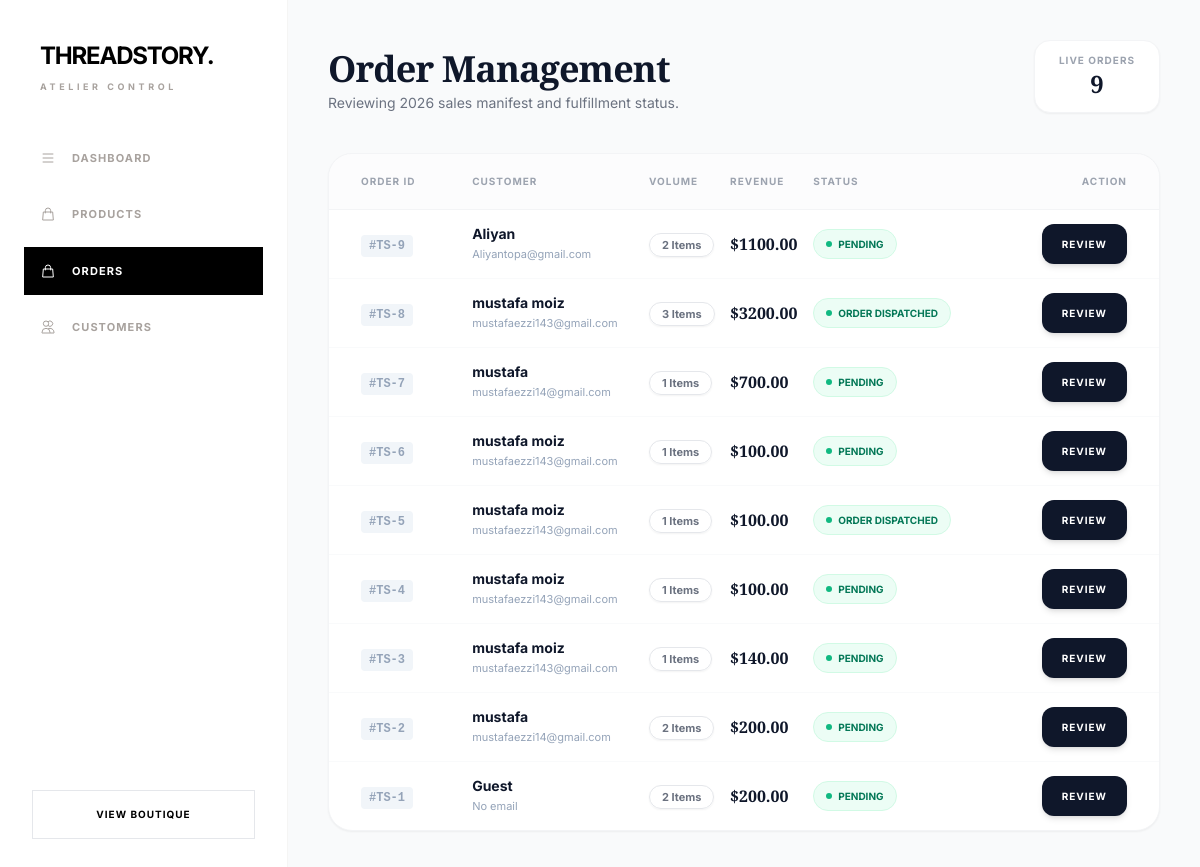
Page /admin-panel/orders/ on the committed database.
### cart/models.py (models this page shows, shortened)
class Order(models.Model):
    STATUS_PENDING = "pending"
    STATUS_DISPATCHED = "order_dispatched"
    STATUS_COMPLETED = "completed"
    STATUS_CHOICES = [
        (STATUS_PENDING, "Pending"),
        (STATUS_DISPATCHED, "Order Dispatched"),
        (STATUS_COMPLETED, "Completed"),
    ]
    customer = models.ForeignKey(
        Customer, on_delete=models.CASCADE, null=True, blank=True
    )
    shipping_address = models.CharField(max_length=255)
    created_at = models.DateTimeField(auto_now_add=True)
    updated_at = models.DateTimeField(auto_now=True)
    is_paid = models.BooleanField(default=False)
    city = models.CharField(max_length=100, blank=True)
    state = models.CharField(max_length=100, blank=True)
    zip_code = models.CharField(max_length=20, blank=True)
    total_amount = models.DecimalField(max_digits=12, decimal_places=2, default=0)
    status = models.CharField(
        max_length=20, choices=STATUS_CHOICES, default=STATUS_PENDING
    )
    class Meta:
        ordering = ["-created_at"]

### user_register/models.py (models this page shows, shortened)
class Customer(models.Model):
    DELIVERY_CHOICES = [
        ('home', 'Home Delivery'),
        ('pickup', 'Store Pickup'),
    ]
    first_name = models.CharField(max_length=100)
    last_name = models.CharField(max_length=100, default='NA')
    email = models.EmailField(unique=True)
    phone_regex = RegexValidator(
        regex=r'^03\d{9}$',
        message='Enter valid Pakistani number (03XXXXXXXXX)'
    )
    phone_number = models.CharField(
        max_length=11,
        unique=True,
        validators=[phone_regex]
    )
    delivery_type = models.CharField(
        max_length=10,
        choices=DELIVERY_CHOICES
    )
    address = models.TextField(blank=True)
    created_at = models.DateTimeField(auto_now_add=True)
    updated_at = models.DateTimeField(auto_now=True)
    delivery_type = models.CharField(
        max_length=10,
        choices=DELIVERY_CHOICES,
        default='home'  # <--- add this
)

### cart/views.py (the view)
# urls.py: path("admin-panel/orders/", views.get_all_orders, name="admin_orders"),
def get_all_orders(request):
    orders = (
        Order.objects.select_related("customer")
        .prefetch_related("items", "items__product")
        .order_by("-created_at")
    )
    return render(request, "admin_orders.html", {"orders": orders})

### cart/models.py (called while the page is built)
    def get_cost(self):
        return self.price * self.quantity

### templates/admin_orders.html (shortened to what this page needs)
<!DOCTYPE html>
<html lang="en">
<head>
    {% load static %}
    <script src="https://cdn.tailwindcss.com"></script>
    <link rel="stylesheet" href="https://cdnjs.cloudflare.com/ajax/libs/font-awesome/6.4.0/css/all.min.css">
</head>
<body class="flex min-h-screen">
    <aside class="w-72 h-screen sticky top-0 bg-white border-r border-stone-100 flex flex-col z-50">
    <div class="p-10">
      <h1 class="font-playfair text-2xl font-bold tracking-tighter transition-all">
        THREADSTORY<span class="text-gold">.</span>
      </h1>
      <p class="text-[9px] tracking-[0.4em] text-stone-400 mt-2 uppercase font-bold">Atelier Control</p>
    </div>
    <nav class="flex-1 px-6 space-y-2">
      <a href="{% url 'dashboard_analytics' %}"
        class="sidebar-link flex items-center gap-4 py-4 px-4 text-[11px] font-bold tracking-widest uppercase text-stone-400 hover:text-dark">
        <svg class="w-4 h-4" fill="none" stroke="currentColor" viewBox="0 0 24 24">
          <path stroke-width="1.5" d="M4 6h16M4 12h16M4 18h16"></path>
        </svg>
        Dashboard
      </a>
      <a href="{% url 'index' %}"
        class="sidebar-link flex items-center gap-4 py-4 px-4 text-[11px] font-bold tracking-widest uppercase text-stone-400 hover:text-dark">
        <svg class="w-4 h-4" fill="none" stroke="currentColor" viewBox="0 0 24 24">
          <path stroke-width="1.5" d="M16 11V7a4 4 0 00-8 0v4M5 9h14l1 12H4L5 9z"></path>
        </svg>
        Products
      </a>
      <a href="{% url 'admin_orders' %}"
        class="sidebar-link active flex items-center gap-4 py-4 px-4 text-[11px] font-bold tracking-widest uppercase">
        <svg class="w-4 h-4" fill="none" stroke="currentColor" viewBox="0 0 24 24">
          <path stroke-width="1.5" d="M16 11V7a4 4 0 00-8 0v4M5 9h14l1 12H4L5 9z"></path>
        </svg>
        Orders
      </a>
      <a href="{% url 'admin_customers' %}"
        class="sidebar-link flex items-center gap-4 py-4 px-4 text-[11px] font-bold tracking-widest uppercase text-stone-400 hover:text-dark">
        <svg class="w-4 h-4" fill="none" stroke="currentColor" viewBox="0 0 24 24">
          <path stroke-width="1.5"
            d="M12 4.354a4 4 0 110 5.292M15 21H3v-1a6 6 0 0112 0v1zm0 0h6v-1a6 6 0 00-9-5.197M13 7a4 4 0 11-8 0 4 4 0 018 0z">
          </path>
        </svg>
        Customers
      </a>
    </nav>
    <div class="p-8">
      <a href="/"
        class="block text-center py-4 border border-dark text-[10px] font-bold tracking-widest uppercase hover:bg-dark hover:text-gray-400 transition-all">
        View Boutique
      </a>
    </div>
  </aside>
    <main class="flex-1 p-10 overflow-y-auto">
        <header class="flex justify-between items-end mb-10">
            <div>
                <h2 class="font-display text-4xl font-bold text-slate-900 tracking-tight">Order Management</h2>
                <p class="text-gray-500 text-sm mt-1">Reviewing 2026 sales manifest and fulfillment status.</p>
            </div>
            <div class="bg-white px-6 py-3 rounded-2xl border border-gray-100 shadow-sm">
                <p class="text-[10px] text-gray-400 font-bold uppercase tracking-widest text-center">Live Orders</p>
                <p class="text-2xl font-display font-bold text-slate-900 text-center">{{ orders.count }}</p>
            </div>
        </header>
        <div class="bg-white rounded-3xl border border-gray-100 shadow-sm overflow-hidden">
            <table class="w-full text-left">
                <thead class="bg-gray-50/50 text-[10px] uppercase tracking-widest text-gray-400 font-bold border-b border-gray-100">
                    <tr>
                        <th class="px-8 py-5">Order ID</th>
                        <th>Customer</th>
                        <th>Volume</th>
                        <th>Revenue</th>
                        <th>Status</th>
                        <th class="px-8 text-right">Action</th>
                    </tr>
                </thead>
                <tbody class="divide-y divide-gray-50 text-sm">
                    {% for order in orders %}
                    {% with customer=order.customer %}
                    <tr class="hover:bg-gray-50/50 transition group">
                        <td class="px-8 py-6">
                            <span class="font-mono text-xs font-bold text-slate-400 bg-slate-100 px-2 py-1 rounded">
                                #TS-{{ order.id }}
                            </span>
                        </td>
                        <td>
                            <div class="flex flex-col">
                                <span class="font-bold text-slate-900">{{ customer.first_name|default:"Guest" }} </span>
                                <span class="text-[11px] text-slate-400">{{ customer.email|default:"No email" }}</span>
                            </div>
                        </td>
                        <td>
                            <span class="px-3 py-1 bg-white border border-gray-200 rounded-full text-[11px] font-bold text-gray-500 shadow-sm">
                                {{ order.items.count }} Items
                            </span>
                        </td>
                        <td>
                            <p class="font-display font-bold text-slate-900 text-base">${{ order.total_amount }}</p>
                        </td>
                        <td>
                            <span class="inline-flex items-center gap-1.5 px-3 py-1 bg-emerald-50 text-emerald-700 text-[10px] font-bold rounded-full border border-emerald-100 uppercase">
                                <span class="w-1.5 h-1.5 rounded-full bg-emerald-500"></span> {{ order.get_status_display }}
                            </span>
                        </td>
                        <td class="px-8 text-right">
                            <button onclick="toggleOrderDetails('{{ order.id }}')"
                                    class="bg-slate-900 text-white text-[10px] font-bold tracking-widest px-5 py-2.5 rounded-xl hover:bg-slate-700 transition uppercase shadow-md active:scale-95">
                                Review
                            </button>
                        </td>
                    </tr>
                    {% endwith %}
                    {% empty %}
                    <tr>
                        <td colspan="6" class="p-20 text-center text-slate-400 italic">No orders recorded in the manifest.</td>
                    </tr>
                    {% endfor %}
                </tbody>
            </table>
        </div>
    </main>
</body>
</html>

### templates/admin_orders.html (style rules this page uses)
body { font-family: 'Inter', sans-serif; background-color: #f9fafb; }
.font-display { font-family: 'Playfair Display', serif; }
.sidebar-link.active { background: #000; color: #fff; }

### rows in the picture
Order: id "9", customer.first_name "Aliyan", customer.email "Aliyantopa@gmail.com", items.count "2", total_amount "1100.00", status "PENDING"
Order: id "8", customer.first_name "mustafa moiz", customer.email "mustafaezzi143@gmail.com", items.count "3", total_amount "3200.00", status "ORDER DISPATCHED"
Order: id "7", customer.first_name "mustafa", customer.email "mustafaezzi14@gmail.com", items.count "1", total_amount "700.00", status "PENDING"
Order: id "6", customer.first_name "mustafa moiz", customer.email "mustafaezzi143@gmail.com", items.count "1", total_amount "100.00", status "PENDING"
Order: id "5", customer.first_name "mustafa moiz", customer.email "mustafaezzi143@gmail.com", items.count "1", total_amount "100.00", status "ORDER DISPATCHED"
Order: id "4", customer.first_name "mustafa moiz", customer.email "mustafaezzi143@gmail.com", items.count "1", total_amount "100.00", status "PENDING"
Order: id "3", customer.first_name "mustafa moiz", customer.email "mustafaezzi143@gmail.com", items.count "1", total_amount "140.00", status "PENDING"
Order: id "2", customer.first_name "mustafa", customer.email "mustafaezzi14@gmail.com", items.count "2", total_amount "200.00", status "PENDING"
Order: id "1", customer.first_name "Guest", customer.email "No email", items.count "2", total_amount "200.00", status "PENDING"

### other values in the picture
{{ orders.count }} "9"
